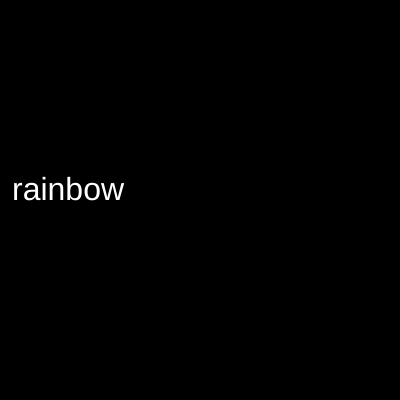
Frame 1 (no input)
Frame 60 (no input): identical to frame 1, image omitted
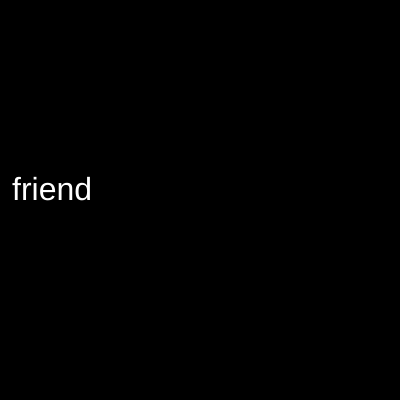
Frame 120 (the mouse pressed at the canvas centre since frame 60)

The p5.js sketch that drew these frames (run headless with seeded random() and noise() and a simulated clock; from frame 60 on, the mouse is pressed at the canvas centre):

// p5.js sketch
// ── sketch.js
// Mouse down will pick a random word from this array
let words = ["rainbow", "heart", "purple", "friend", "love"];
let a_word = words[0]

function setup() {
  createCanvas(400, 400);
}

function draw() {
  background(0);

  fill(255);
  textSize(32);
  text(a_word, 12, 200);
}

function mousePressed() {
  a_word = random(words)
}

// What is an Array?
// Code! Programming with p5.js
// The Coding Train / Daniel Shiffman
// https://thecodingtrain.com/beginners/p5js/7.1-what-is-an-array.html
// https://youtu.be/VIQoUghHSxU
// https://editor.p5js.org/codingtrain/sketches/DmwVbhOZ
